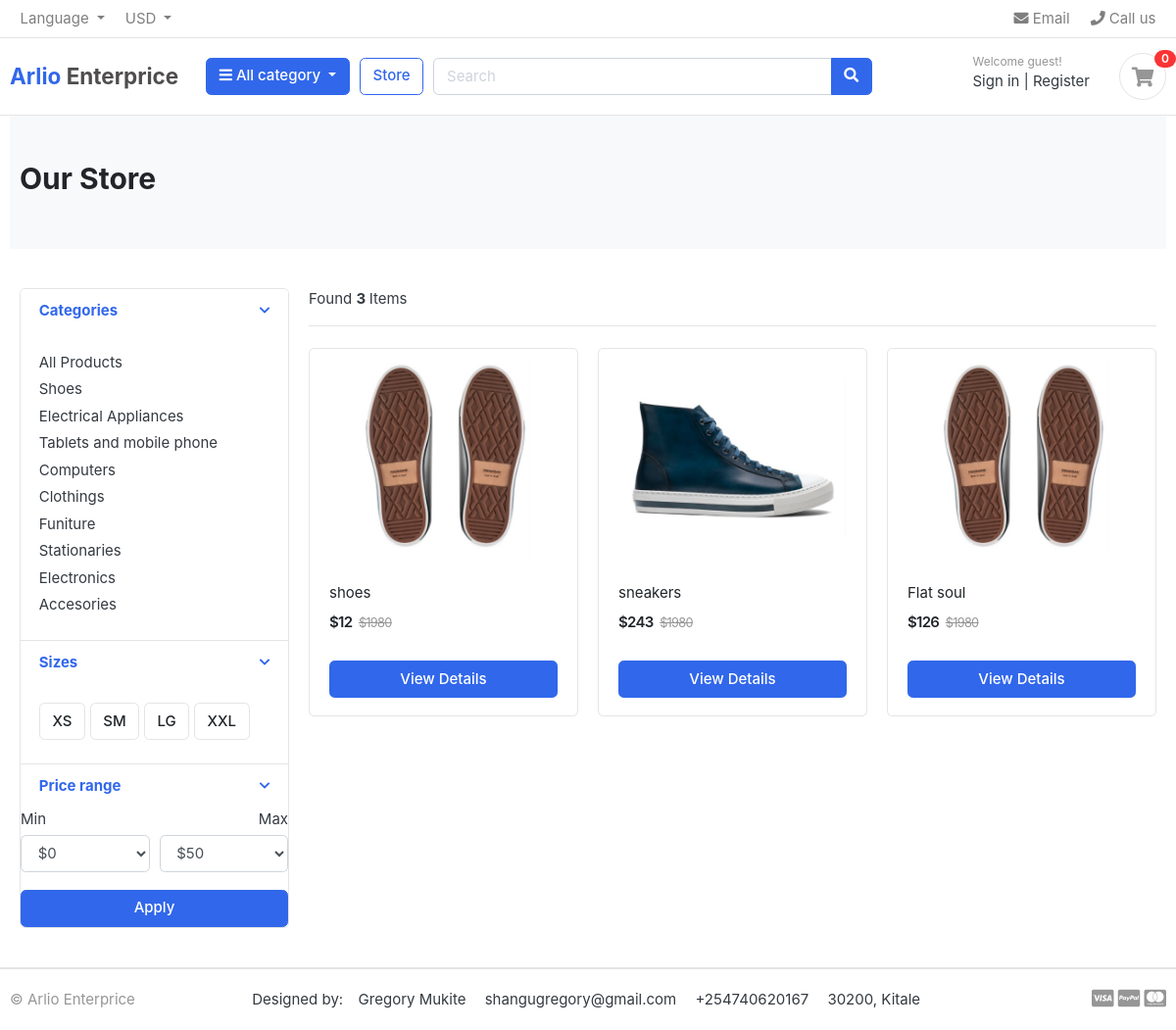
/store/shoes/, run on the app's committed database.
### category/models.py (models this page shows, shortened)
class Category(models.Model):
    category_name=models.CharField(max_length = 255)
    slug = models.SlugField(max_length=255)
    description=models.TextField(max_length= 255, blank = True)
    cart_image=models.ImageField(upload_to='photos/cartegories', blank =True)
    class Meta:
        verbose_name = 'category'
        verbose_name_plural = 'categories'
    def geturl(self):
        return reverse('products_by_category', args =  [self.slug])

### store/models.py (models this page shows, shortened)
class Product(models.Model):
    product_name = models.CharField(max_length = 233, unique=True)
    slug=models.SlugField(max_length = 233, unique=True)
    description = models.TextField(max_length = 500, blank=True)
    price = models.IntegerField()
    images = models.ImageField(upload_to='photos/product')
    stock = models.IntegerField()
    category=models.ForeignKey(Category, on_delete=models.CASCADE)
    created_date= models.DateTimeField(auto_now_add = True)
    modified_date= models.DateTimeField(auto_now = True)
    is_available = models.BooleanField()
    def get_url(self):
        return reverse('Product_Detail', args=[self.category.slug, self.slug])

### store/views.py (the view)
# urls.py: path('', home_views.Home, name= 'home'),
def Home(request, category_slug = None):
    categories =None
    products=None
    if category_slug != None:
        categories = get_object_or_404(Category, slug=category_slug)
        products=Product.objects.filter(category=categories, is_available=True)
        paginator = Paginator(products, 6)
        page = request.GET.get('page')
        paged_product = paginator.get_page(page)
        product_count = products.count()
    else:
        products = Product.objects.all().filter(is_available = True).order_by('id')
        paginator = Paginator(products, 6)
        page = request.GET.get('page')
        paged_product = paginator.get_page(page)
        product_count = products.count()
    category = Category.objects.all()
    context = {'products':paged_product, 'category':category, 'product_count':product_count}
    return render(request, 'store/store.html', context)

### carts/context_processor.py (called while the page is built)
def counter(request):
    cart_count = 0
    if 'admin' in request.path:
        return {}
    else:
        try:
            cart = Cart.objects.filter(cart_id = _cart_id(request))
            if request.user.is_authenticated:
                cart_items = CartItem.objects.all().filter(user = request.user)
            else:
                cart_items = CartItem.objects.all().filter(cart = cart[:1])
            for cart_item in cart_items:
                cart_count = cart_count + cart_item.quantity
        except ObjectDoesNotExist:
            cart_item = 0
    return dict(cart_count=cart_count)

### carts/views.py (called while the page is built)
def _cart_id(request):
    cart = request.session.session_key
    if not cart:
        cart = request.session.create()
    return cart

### category/context_processors.py (called while the page is built)
def menu_links(request):
    links = Category.objects.all()
    return dict(links=links)

### estore/templates/store/store.html (shortened to what this page needs)
{% extends 'home/base.html' %} {% load static %} {% block content %}
<section class="section-pagetop bg">
  <div class="container">
    {% if 'search' in request.path %}
    <h2 class="title-page">Search Result:</h2>
    {%else%}
    <h2 class="title-page">Our Store</h2>
    {%endif%}
  </div>
</section>
<section class="section-content padding-y">
  <div class="container">
    <div class="row">
      <aside class="col-md-3">
        <div class="card">
          <article class="filter-group">
            <header class="card-header">
              <a
                href="#"
                data-toggle="collapse"
                data-target="#collapse_1"
                aria-expanded="true"
                class="">
                <i class="icon-control fa fa-chevron-down"></i>
                <h6 class="title">Categories</h6>
              </a>
            </header>
            <div class="filter-content collapse show" id="collapse_1" style="">
              <div class="card-body">
                <ul class="list-menu">
                  <li><a href="{% url 'store' %}">All Products </a></li>
                  {% for categories in links %}
                  <li>
                    <a href="{{categories.geturl}}"
                      >{{categories.category_name}}
                    </a>
                  </li>
                  {% endfor %}
                </ul>
              </div>
            </div>
          </article>
          <article class="filter-group">
            <header class="card-header">
              <a
                href="#"
                data-toggle="collapse"
                data-target="#collapse_4"
                aria-expanded="true"
                class="">
                <i class="icon-control fa fa-chevron-down"></i>
                <h6 class="title">Sizes</h6>
              </a>
            </header>
            <div class="filter-content collapse show" id="collapse_4" >
              <div class="card-body">
                <label class="checkbox-btn">
                  <span class="btn btn-light"> XS </span>
                </label>
                <label class="checkbox-btn">
                  <span class="btn btn-light"> SM </span>
                </label>
                <label class="checkbox-btn">
                  <span class="btn btn-light"> LG </span>
                </label>
                <label class="checkbox-btn">
                  <span class="btn btn-light"> XXL </span>
                </label>
              </div>
            </div>
          </article>
          <article class="filter-group">
            <header class="card-header">
              <a
                href="#"
                data-toggle="collapse"
                data-target="#collapse_3"
                aria-expanded="true"
                class="">
                <i class="icon-control fa fa-chevron-down"></i>
                <h6 class="title">Price range</h6>
              </a>
            </header>
            <div class="filter-content collapse show" id="collapse_3" >
              <div class="card-bo dy">
                <div class="form-row">
                  <div class="form-group col-md-6">
                    <label>Min</label>
                    <select class="mr-2 form-control">
                      <option value="0">$0</option>
                    </select>
                  </div>
                  <div class="form-group text-right col-md-6">
                    <label>Max</label>
                    <select class="mr-2 form-control">
                      <option value="50">$50</option>
                    </select>
                  </div>
                </div>
                <button class="btn btn-block btn-primary">Apply</button>
              </div>
            </div>
          </article>
        </div>
      </aside>
      <main class="col-md-9">
        <header class="border-bottom mb-4 pb-3">
          <div class="form-inline">
            <span class="mr-md-auto">
              Found <b> {{product_count}} </b> Items
            </span>
          </div>
        </header>
        <div class="row">
          {% if products %}
          {%for product in products%}
          <div class="col-md-4">
            <figure class="card card-product-grid">
              <div class="img-wrap">
                <img src="{{product.images.url}}" />
              </div>
              <figcaption class="info-wrap">
                <div class="fix-height">
                  <a href="{{product.get_url}}" class="title"
                    >{{product.product_name}}</a
                  >
                  <div class="price-wrap mt-2">
                    <span class="price">${{product.price}}</span>
                    <del class="price-old">$1980</del>
                  </div>
                </div>
                {% if product.stock <= 0 %}
                <h5 class="text-danger">Out of stock</h5>
                {%else%}
                <a href="{{product.get_url}}" class="btn btn-block btn-primary"
                  >View Details
                </a>
                {%endif%}
              </figcaption>
            </figure>
          </div>
          {%endfor%}
          {%else%}
          <h2>No Results, please Try again</h2>
          {%endif%}
        </div>
      </main>
    </div>
  </div>
</section>
{% endblock content %}

### estore/static/css/ui.css (style rules this page uses)
html { font-family: "Inter", sans-serif; font-size: 15px; }
.img-wrap { text-align: center; display: block; }
.img-wrap img { max-width: 100%; }
.price-wrap { letter-spacing: -0.7px; }
.padding-y { padding-top: 40px; padding-bottom: 40px; }
figure { margin-bottom: 0; }
article:after, .form-group:after { display: block; clear: both; content: ""; }
.bg { background-color: #f8f9fa; }
.title-page { color: #212529; }
.btn-light { background-color: #fff; border-color: #e4e4e4; }
[class*=list-] li:after { visibility: hidden; display: block; content: ""; overflow: hidden; height: 0; clear: both; }
.list-menu { list-style: none; margin: 0; padding-left: 0; }
.list-menu li { margin-bottom: 5px; }
.list-menu a { color: #343a40; }
[class*=card-product] a.title { color: #212529; display: block; }
[class*=card-product] .img-wrap { overflow: hidden; position: relative; }
[class*=card-product] .img-wrap img { height: 100%; max-width: 100%; width: auto; display: inline-block; -o-object-fit: cover; object-fit: cover; }
.card-product-grid { margin-bottom: 20px; }
.card-product-grid .img-wrap { border-radius: 0.2rem 0.2rem 0 0; height: 220px; }
.card-product-grid .info-wrap { overflow: hidden; padding: 18px 20px; }
.card-product-grid .fix-height { height: 80px; overflow: hidden; }
.card .img-wrap { overflow: hidden; }
.price { font-weight: 600; color: #212529; }
.price-old { color: #969696; margin-left: 3px; font-size: 85%; }
.icon-control { margin-top: 5px; float: right; font-size: 80%; }
.card-header .title { margin-bottom: 0; line-height: 1.5; }
.filter-group { border-bottom: 1px solid #e4e4e4; }
.filter-group .card-header { border-bottom: 0; }
.filter-group:last-child { border-bottom: 0; }
.checkbox-btn { position: relative; }
.section-pagetop { padding: 45px 0; }

### data on the page
Category: category_name "Shoes"
Category: category_name "Electrical Appliances"
Category: category_name "Tablets and mobile phone"
Category: category_name "Computers"
Category: category_name "Clothings"
Category: category_name "Funiture"
Category: category_name "Stationaries"
Category: category_name "Electronics"
Category: category_name "Accesories"
Product: images (picture), product_name "shoes", price "12"
Product: images (picture), product_name "sneakers", price "243"
Product: images (picture), product_name "Flat soul", price "126"

### other printed values
{{ cart_count }} "0"
{{ product_count }} "3"
